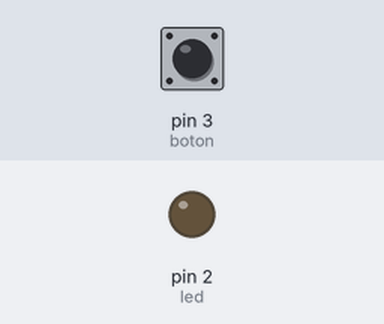
The sketch below on a simulated Arduino Uno, built with avr-gcc and run on an emulated ATmega328P. On the bench: output pins drawn as LEDs (lit = HIGH). Inputs (shaded band) come from the test bench; at power-on: pin 3 (boton) LOW.

Above: at 1.2 s.
1.3 s: pin 3 (boton) pulled HIGH for 0.15 s
At 2.5 s:
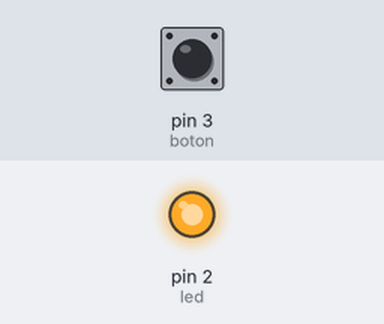
Timing chart, 0 to 4.3 s (numbered marks = the images above; inputs shaded):
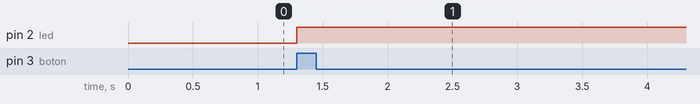

The sketch:

switch.ino
```cpp
int led = 2;
int boton = 3;
int estado = 0;
bool estadoBoton;

void setup() {
  Serial.begin(9600);
  pinMode(led, OUTPUT);
  pinMode(boton, INPUT);
}

void loop() {
  estadoBoton = digitalRead(boton);
  if( estadoBoton == HIGH ){
    estado = 1;
  }
  if( estado == 1 ){
    digitalWrite(led, HIGH);
  }
}
```

Measured:
- after the input at 1.3 s, pin 2 (led): LOW → HIGH at once
